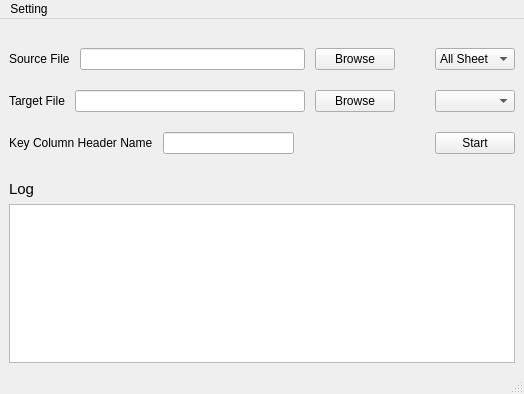
<?xml version="1.0" encoding="UTF-8"?>
<ui version="4.0">
 <class>MainWindow</class>
 <widget class="QMainWindow" name="MainWindow">
  <property name="geometry">
   <rect>
    <x>0</x>
    <y>0</y>
    <width>524</width>
    <height>394</height>
   </rect>
  </property>
  <property name="focusPolicy">
   <enum>Qt::ClickFocus</enum>
  </property>
  <property name="windowTitle">
   <string>Excel Auto Processor</string>
  </property>
  <property name="windowIcon">
   <iconset>
    <normaloff>../assets/icon.png</normaloff>../assets/icon.png</iconset>
  </property>
  <property name="toolTip">
   <string>version</string>
  </property>
  <property name="statusTip">
   <string>Welcome!</string>
  </property>
  <property name="tabShape">
   <enum>QTabWidget::Rounded</enum>
  </property>
  <widget class="QWidget" name="centralwidget">
   <layout class="QVBoxLayout" name="verticalLayout_4">
    <item>
     <layout class="QVBoxLayout" name="inputLayout">
      <property name="spacing">
       <number>20</number>
      </property>
      <property name="sizeConstraint">
       <enum>QLayout::SetMaximumSize</enum>
      </property>
      <property name="topMargin">
       <number>20</number>
      </property>
      <property name="bottomMargin">
       <number>20</number>
      </property>
      <item>
       <layout class="QHBoxLayout" name="horizontalLayout">
        <property name="spacing">
         <number>10</number>
        </property>
        <item>
         <widget class="QLabel" name="sourceLabel">
          <property name="text">
           <string>Source File</string>
          </property>
         </widget>
        </item>
        <item>
         <widget class="QLineEdit" name="lineEdit"/>
        </item>
        <item>
         <widget class="QPushButton" name="browseButton1">
          <property name="text">
           <string>Browse</string>
          </property>
         </widget>
        </item>
        <item>
         <spacer name="horizontalSpacer_2">
          <property name="orientation">
           <enum>Qt::Horizontal</enum>
          </property>
          <property name="sizeType">
           <enum>QSizePolicy::Minimum</enum>
          </property>
          <property name="sizeHint" stdset="0">
           <size>
            <width>30</width>
            <height>20</height>
           </size>
          </property>
         </spacer>
        </item>
        <item>
         <widget class="QComboBox" name="sheetSelect1">
          <property name="sizePolicy">
           <sizepolicy hsizetype="Preferred" vsizetype="Fixed">
            <horstretch>0</horstretch>
            <verstretch>0</verstretch>
           </sizepolicy>
          </property>
          <property name="minimumSize">
           <size>
            <width>80</width>
            <height>0</height>
           </size>
          </property>
          <item>
           <property name="text">
            <string>All Sheet</string>
           </property>
          </item>
          <item>
           <property name="text">
            <string>hello</string>
           </property>
          </item>
         </widget>
        </item>
       </layout>
      </item>
      <item>
       <layout class="QHBoxLayout" name="horizontalLayout_2">
        <property name="spacing">
         <number>10</number>
        </property>
        <item>
         <widget class="QLabel" name="targetLabel">
          <property name="text">
           <string>Target File</string>
          </property>
         </widget>
        </item>
        <item>
         <widget class="QLineEdit" name="lineEdit_2"/>
        </item>
        <item>
         <widget class="QPushButton" name="browseButton2">
          <property name="text">
           <string>Browse</string>
          </property>
         </widget>
        </item>
        <item>
         <spacer name="horizontalSpacer_3">
          <property name="orientation">
           <enum>Qt::Horizontal</enum>
          </property>
          <property name="sizeType">
           <enum>QSizePolicy::Minimum</enum>
          </property>
          <property name="sizeHint" stdset="0">
           <size>
            <width>30</width>
            <height>20</height>
           </size>
          </property>
         </spacer>
        </item>
        <item>
         <widget class="QComboBox" name="sheetSelect2">
          <property name="minimumSize">
           <size>
            <width>80</width>
            <height>0</height>
           </size>
          </property>
         </widget>
        </item>
       </layout>
      </item>
      <item>
       <layout class="QHBoxLayout" name="horizontalLayout_3">
        <property name="spacing">
         <number>10</number>
        </property>
        <item>
         <widget class="QLabel" name="headerNameLabel">
          <property name="text">
           <string>Key Column Header Name</string>
          </property>
         </widget>
        </item>
        <item>
         <widget class="QLineEdit" name="lineEdit_3"/>
        </item>
        <item>
         <spacer name="horizontalSpacer">
          <property name="orientation">
           <enum>Qt::Horizontal</enum>
          </property>
          <property name="sizeType">
           <enum>QSizePolicy::Expanding</enum>
          </property>
          <property name="sizeHint" stdset="0">
           <size>
            <width>40</width>
            <height>20</height>
           </size>
          </property>
         </spacer>
        </item>
        <item>
         <widget class="QPushButton" name="startButton">
          <property name="text">
           <string>Start</string>
          </property>
         </widget>
        </item>
       </layout>
      </item>
     </layout>
    </item>
    <item>
     <widget class="QLabel" name="logLabel">
      <property name="font">
       <font>
        <pointsize>11</pointsize>
       </font>
      </property>
      <property name="text">
       <string>Log</string>
      </property>
      <property name="textFormat">
       <enum>Qt::AutoText</enum>
      </property>
     </widget>
    </item>
    <item>
     <widget class="QTextBrowser" name="logBrowser"/>
    </item>
   </layout>
  </widget>
  <widget class="QMenuBar" name="menubar">
   <property name="geometry">
    <rect>
     <x>0</x>
     <y>0</y>
     <width>524</width>
     <height>23</height>
    </rect>
   </property>
   <widget class="QMenu" name="menuPreference">
    <property name="title">
     <string>Setting</string>
    </property>
    <addaction name="actionLanguage"/>
    <addaction name="actionClearLog"/>
    <addaction name="separator"/>
    <addaction name="actionAbout"/>
   </widget>
   <addaction name="menuPreference"/>
  </widget>
  <widget class="QStatusBar" name="statusbar"/>
  <action name="actionLanguage">
   <property name="text">
    <string>Language</string>
   </property>
  </action>
  <action name="actionClearLog">
   <property name="text">
    <string>Clear Log</string>
   </property>
  </action>
  <action name="actionAbout_2">
   <property name="text">
    <string>About</string>
   </property>
  </action>
  <action name="actionAbout">
   <property name="text">
    <string>About</string>
   </property>
  </action>
 </widget>
 <resources/>
 <connections/>
</ui>
